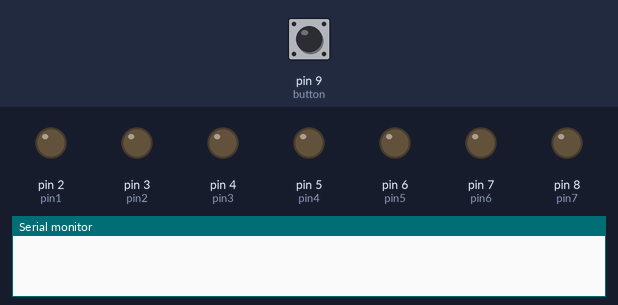
Simulated run of this sketch. Board: Arduino Uno, built with avr-gcc and run on an emulated ATmega328P. On the bench: output pins drawn as LEDs (lit = HIGH), the last lines printed to the serial monitor. The inputs (shaded band) are chosen by the test bench; at power-on: pin 9 (button) LOW. Random numbers use the default seed unless the sketch sets one.

Above: at 1.2 s.
1.3 s: pin 9 (button) pulled HIGH for 0.15 s
At 2.4 s:
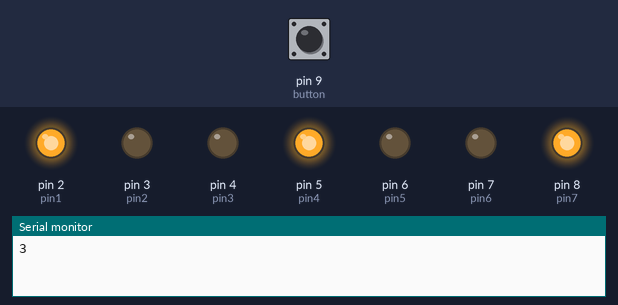
4.4 s: pin 9 (button) pulled HIGH for 3.2 s
At 7.5 s:
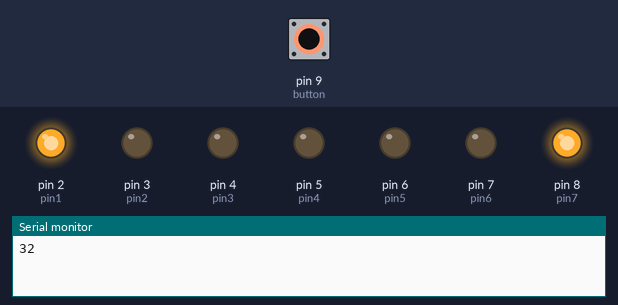
Timing chart, 0 to 13.0 s (numbered marks = the images above; inputs shaded):
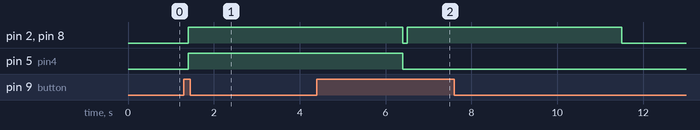

The sketch:

Arduino_Dice.ino
```cpp
#include <HardwareSerial.h>
int pin1 = 2;
int pin2 = 3;
int pin3 = 4;
int pin4 = 5;
int pin5 = 6;
int pin6 = 7;
int pin7 = 8;
int button = 9;
long randNumber;
int state = 0;

void setup() {
  pinMode(pin1, OUTPUT);
  pinMode(pin2, OUTPUT);
  pinMode(pin3, OUTPUT);
  pinMode(pin4, OUTPUT);
  pinMode(pin5, OUTPUT);
  pinMode(pin6, OUTPUT);
  pinMode(pin7, OUTPUT);
  pinMode(button, INPUT);
  Serial.begin(9600);
  randomSeed(analogRead(0));
}

void loop() {
  if(digitalRead(button) == HIGH && state ==0){
    randNumber = random(1,7);
    delay(100);
    Serial.print(randNumber);

    if( randNumber==6){
      six();
    }
    if( randNumber==5){
      five();
    }
    if( randNumber==4){
      four();
    }
    if( randNumber==3){
      three();
    }
    if( randNumber==2){
      two();
    }
    if( randNumber==1){
      one();
    }
    delay(5000);
    clearAll();
    state =0;
  }
}

void six(){
  digitalWrite(pin1,HIGH);
  digitalWrite(pin2,HIGH);
  digitalWrite(pin3,HIGH);
  digitalWrite(pin5,HIGH);
  digitalWrite(pin6,HIGH);
  digitalWrite(pin7,HIGH);
}

void five(){
  digitalWrite(pin1,HIGH);
  digitalWrite(pin3,HIGH);
  digitalWrite(pin5,HIGH);
  digitalWrite(pin7,HIGH);
  digitalWrite(pin4,HIGH);
}
void four(){
  digitalWrite(pin1,HIGH);
  digitalWrite(pin3,HIGH);
  digitalWrite(pin5,HIGH);
  digitalWrite(pin7,HIGH);
}
void three(){
  digitalWrite(pin1,HIGH);
  digitalWrite(pin4,HIGH);
  digitalWrite(pin7,HIGH);
}
void two(){
  digitalWrite(pin1,HIGH);
  digitalWrite(pin7,HIGH);
}
void one(){
  digitalWrite(pin4,HIGH);
}
void clearAll(){
  digitalWrite(pin1,LOW);
  digitalWrite(pin2,LOW);
  digitalWrite(pin3,LOW);
  digitalWrite(pin5,LOW);
  digitalWrite(pin6,LOW);
  digitalWrite(pin7,LOW);
  digitalWrite(pin4,LOW);
}
```

Measured:
- after the input at 1.3 s, pin 2 (pin1), pin 5 (pin4), pin 8 (pin7): LOW → HIGH after 0.10 s
